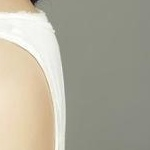
#> input picture picsrc/pickcai.jpg, 150 x 150 px
$ python 014day.py
#> lines starting #> are read from the running program, lines starting #| are printed output that depends on the picture; long printed decimals are rounded
#> in main, src is the input picture: shape (150, 150, 3); mean B, G, R 155.9, 171.9, 175.9
# -*- coding:utf-8 -*-
import cv2 as cv
import numpy as np
import matplotlib.pyplot as plt

# ********************* 图像金字塔原理及其应用 **********************
"""
1、PyrDown 降采样
2、PyrUp 还原
3、高斯金字塔与拉普拉斯金字塔
"""

# 高斯金字塔
def pyramid(image):
    level = 4
    temp = image.copy()
    pyramid_images = []
    for i in range(level):
        dst = cv.pyrDown(temp)
        pyramid_images.append(dst)
        cv.imshow('pyramid_images'+str(i), dst)
        temp = dst.copy()
#> this loop made 4 passes
#> pass 2, in pyramid, `dst = cv.pyrDown(temp)`:
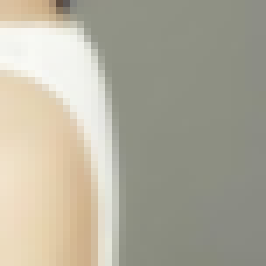
#> dst: shape (38, 38, 3) (shown 7 times larger); mean B, G, R 156, 172.1, 176.2
#> after the loop, pyramid_images = 4 items
    return pyramid_images


# 拉普拉斯金字塔
def lapalian(image):
    """
    image的尺度应为：高等于宽
    """
    pyramid_images = pyramid(image)
#> pyramid_images = 4 items
    level = len(pyramid_images)
#> level = 4
    for i in range(level - 1, -1, -1):
        if (i - 1) < 0:
            expand = cv.pyrUp(pyramid_images[i], dstsize = image.shape[:2])
            lpls = cv.subtract(image, expand)
            cv.imshow('lpls'+str(i), lpls)
        else:
            expand = cv.pyrUp(pyramid_images[i], dstsize = pyramid_images[i-1].shape[:2])
            lpls = cv.subtract(pyramid_images[i-1], expand)
            cv.imshow('lpls'+str(i), lpls)
#> this loop made 4 passes
#> pass 2, in lapalian, `expand = cv.pyrUp(pyramid_images[i], dstsize = pyramid_images[i-1].sha..`:
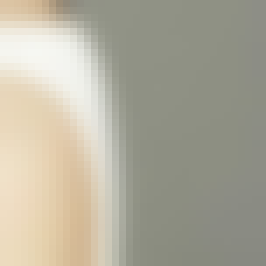
#> expand: shape (38, 38, 3) (shown 7 times larger); mean of channels 0, 1, 2 156.1, 172.2, 176.3; drawn as B, G, R
#> pass 2, in lapalian, `lpls = cv.subtract(pyramid_images[i-1], expand)`:
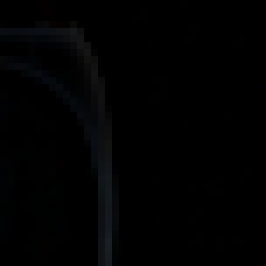
#> lpls: shape (38, 38, 3) (shown 7 times larger); mean of channels 0, 1, 2 1.9, 1.5, 1.3; drawn as B, G, R
#> pass 3, in lapalian, `expand = cv.pyrUp(pyramid_images[i], dstsize = pyramid_images[i-1].sha..`:
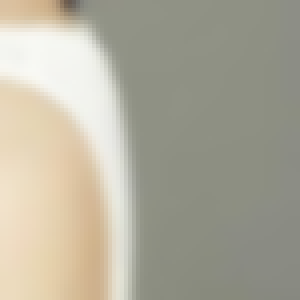
#> expand: shape (75, 75, 3) (shown 4 times larger); mean of channels 0, 1, 2 156.1, 172.2, 176.3; drawn as B, G, R

def main():
    src = cv.imread('../picsrc/pickcai.jpg')
    cv.namedWindow('pic', cv.WINDOW_AUTOSIZE)
    cv.imshow('pic', src)

    t1 = cv.getTickCount()

    # pyramid(src)

    lapalian(src)

    t2 = cv.getTickCount()
    time = (t2 - t1)/cv.getTickFrequency()
#> time = 0.013
    print('Time consume: %f s' % time)
#| Time consume: 0.013 s

    cv.waitKey(0)  # 程序等待指定的时间后执行以下语句(时间单位为：ms)
    cv.destroyAllWindows()

if __name__ == '__main__':
    main()
